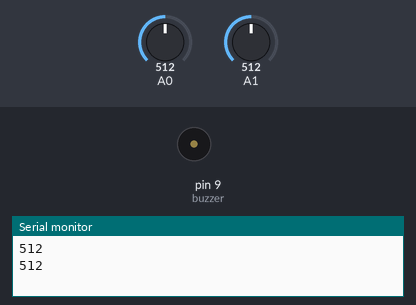
This sketch was run on a simulated Arduino Uno, built with avr-gcc and run on an emulated ATmega328P. Shown: buzzer (waves = sounding), the last lines printed to the serial monitor. Inputs (shaded band) come from the test bench; at power-on: A0 = 512, A1 = 512.

Above: at 1.8 s.
1.9 s: A0 set to 0
At 2.7 s:
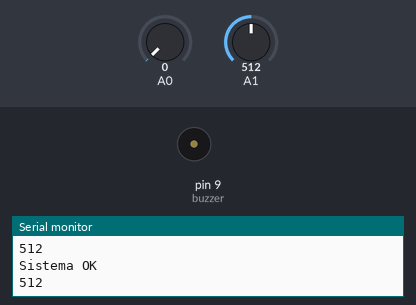
5.5 s: A0 set to 122
At 6.6 s:
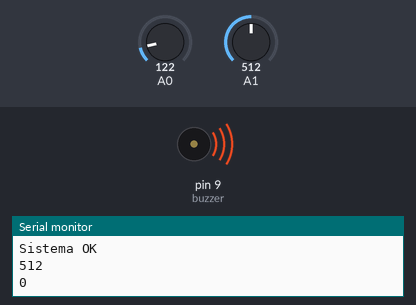
12.5 s: A1 set to 481
16.0 s: A1 set to 510
At 21.4 s:
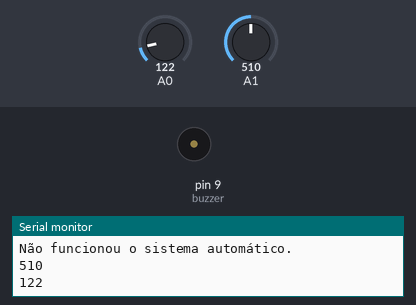
Timing chart, 0 to 24.1 s (numbered marks = the images above; inputs shaded):
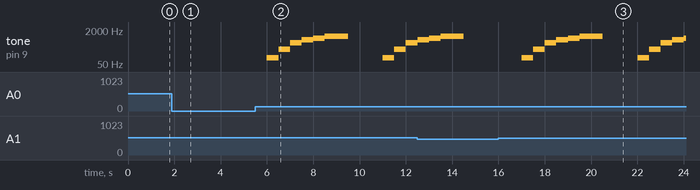

The sketch:

aula0327_moduloresitor_variavel1.ino
```cpp
// Notas (frequências básicas)
#define NOTE_C4  262
#define NOTE_D4  294
#define NOTE_E4  330
#define NOTE_F4  349
#define NOTE_G4  392
#define NOTE_A4  440
#define NOTE_B4  494
#define NOTE_C5  523

const int buzzer = 9;
int limitarLuz = 600;

void setup()
{
  pinMode(buzzer, OUTPUT);
  Serial.begin(9600);
}
void playNote(int note, int duration) {
  tone(buzzer, note, duration);
  delay(duration * 1.3);
}

void musicBoateAzul() {
  // Trecho simplificado da melodia

  playNote(NOTE_E4, 400);
  playNote(NOTE_G4, 400);
  playNote(NOTE_A4, 600);
  playNote(NOTE_G4, 400);

  playNote(NOTE_E4, 400);
  playNote(NOTE_D4, 400);
  playNote(NOTE_C4, 600);

  playNote(NOTE_E4, 400);
  playNote(NOTE_G4, 400);
  playNote(NOTE_A4, 600);
  playNote(NOTE_G4, 400);

  playNote(NOTE_E4, 400);
  playNote(NOTE_D4, 400);
  playNote(NOTE_C4, 800);

  delay(1000); // pausa
}

int lerPotenciometro(){
  Serial.println(analogRead(A0));
  delay(1000);
  return analogRead(A0);
}

int lerFotosensor(){
  Serial.println(analogRead(A1));
  delay(1000); //armazenado em milisegundos
  return analogRead(A1);
}

void musicBuzzer(){
  tone(buzzer, 100, 1000);
  delay(500);
  tone(buzzer, 250, 1000);
  delay(500);
  tone(buzzer, 500, 1000);
  delay(500);
  tone(buzzer, 700, 1000);
  delay(500);
  tone(buzzer, 800, 1000);
  delay(500);
  tone(buzzer, 1000, 1000);
  delay(500);
}

void baixarCortinas() {
  if (lerFotosensor() >= 500 && lerPotenciometro() > 0){
  	musicBuzzer();
    Serial.println("Não funcionou o sistema automático.");
  }else{
  	Serial.println("Sistema OK");
  }

}

void loop()
{
	baixarCortinas();
  	//musicBoateAzul();
}
```

Measured:
- after the input at 1.9 s, tone on pin 9 (buzzer): stops changing and stays silent
- after the input at 5.5 s, tone on pin 9 (buzzer): plays 100 Hz for 0.50 s, 250 Hz for 0.50 s, 500 Hz for 0.50 s, 700 Hz for 0.50 s, 800 Hz for 0.50 s, 1000 Hz for 1.0 s … (9 notes in this stretch), starting after 0.50 s
- after the input at 16.0 s, tone on pin 9 (buzzer): plays 100 Hz for 0.50 s, 250 Hz for 0.50 s, 500 Hz for 0.50 s, 700 Hz for 0.50 s, 800 Hz for 0.50 s, 1000 Hz for 1.0 s … (11 notes in this stretch), starting after 1.0 s
